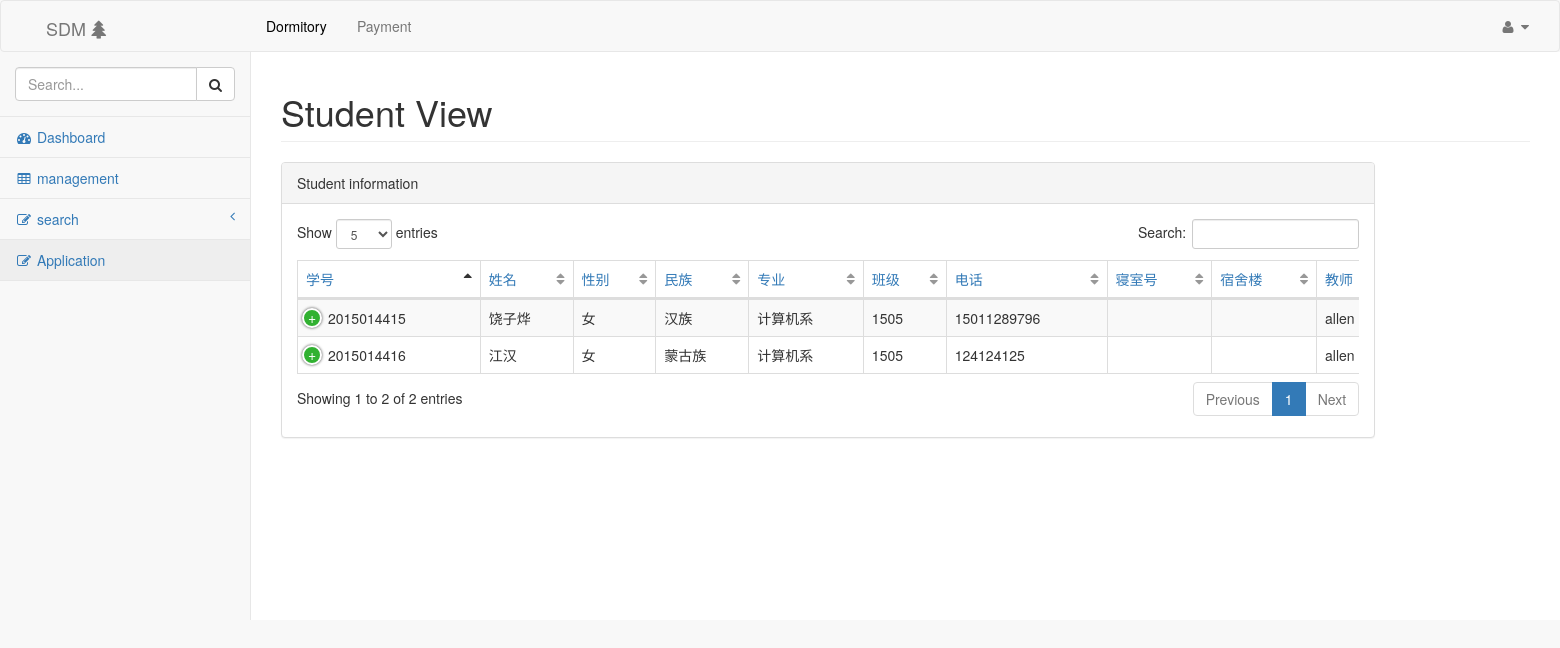
The app's page /request/ (signed in) with its own data.
### dorm/models.py (models this page shows, shortened)
class Student(models.Model):
	number = models.CharField('number', default='', max_length=100)
	name = models.CharField('name', default='', max_length=100)
	sex = models.CharField('sex', default='', max_length=100)
	nation = models.CharField('nation', default='', max_length=100)
	major = models.CharField('major', default='', max_length=100)
	class_grade = models.CharField('class_grade', default='', max_length=100)
	phone = models.CharField('phone', default='', max_length=100)
	room_number = models.ForeignKey('Room', on_delete=models.CASCADE, related_name='room_number', null=True)
	teacher = models.ForeignKey('NewUser', on_delete=models.CASCADE, related_name='teacher', null=True)

class NewUser(AbstractUser):
	name = models.CharField('name', default='', max_length=100)
	idcard = models.CharField('idcard', default='', max_length=100)
	phone = models.CharField('phone', default='', max_length=100)
	sex = models.CharField('sex', default='', max_length=100)
	kind = models.CharField('kind', default='', max_length=100)

### dorm/views.py (the view, shortened to what this page needs)
# urls.py: path('request/', views.RequestView.as_view(), name="RequestView"),
class RequestView(View):
	def get(self, request):
		info = {}
		info['name'] = request.session.get('name', '')
		info['kind'] = request.session.get('kind', '')
		if not info['name']:
			return redirect(reverse('dorm:login'))
		elif info['kind'] != 'dormadmin':
			print(info['name'])
			return redirect(reverse('dorm:login'))
		student_list = Student.objects.filter(room_number=None)
		info['student_list'] = student_list
		return render(request, 'dorm/request_view.html', info)

### dorm/templates/dorm/request_view.html (shortened to what this page needs)
{% extends 'dorm/base.html' %}
{% load static %}
{% block head %}
    <link href="{% static 'css/bootstrap.min.css' %}" rel="stylesheet">
    <link href="{% static 'css/metisMenu.min.css' %}" rel="stylesheet">
    <link href="{% static 'css/dataTables.bootstrap.css' %}" rel="stylesheet">
    <link href="{% static 'css/dataTables.responsive.css' %}" rel="stylesheet">
    <link href="{% static 'css/sb-admin-2.css' %}" rel="stylesheet">
    <link href="{% static 'css/font-awesome.min.css' %}" rel="stylesheet" type="text/css">
{% endblock %}
{% block h1 %}Student View{% endblock %}
{% block content %}
            <div class="row" style="width: 180%">
                <div class="col-lg-6">
                    <div class="panel panel-default">
                        <div class="panel-heading">
                            Student information
                        </div>
                        <div class="panel-body">
                            <div class="table-responsive">
                                <table class="table table-striped table-bordered table-hover" id="dataTables-example">
                                	<thead>
                                		<tr>
                                			<td><a>学号</a></td>
                                			<td><a>姓名</a></td>
                                			<td><a>性别</a></td>
                                			<td><a>民族</a></td>
                                			<td><a>专业</a></td>
                                			<td><a>班级</a></td>
                                			<td><a>电话</a></td>
                                			<td><a>寝室号</a></td>
                                			<td><a>宿舍楼</a></td>
                                			<td><a>教师</a></td>
                                		</tr>
                                	</thead>
                                	<tbody>
                                		{% for x in student_list %}
                                		<tr>
                                			<td id="number">{{ x.number }}</td>
                                			<td>{{ x.name }}</td>
                                			<td>{{ x.sex }}</td>
                                			<td>{{ x.nation }}</td>
                                			<td>{{ x.major }}</td>
                                			<td>{{ x.class_grade }}</td>
                                			<td>{{ x.phone }}</td>
                                			<td>{{ x.room_number.number }}</td>
                                			<td>{{ x.room_number.building_number.number }}</td>
                                			<td>{{ x.teacher.name }}</td>
                                		</tr>
                                		{% endfor %}
                                	</tbody>
                                </table>
                            </div>
                        </div>
                    </div>
                </div>
            </div>
{% endblock %}

### dorm/static/css/dataTables.responsive.css (style rules this page uses)
table.dataTable.dtr-inline.collapsed > tbody > tr > td:first-child, table.dataTable.dtr-inline.collapsed > tbody > tr > th:first-child { position: relative; padding-left: 30px; cursor: pointer; }
table.dataTable.dtr-inline.collapsed > tbody > tr > td:first-child:before, table.dataTable.dtr-inline.collapsed > tbody > tr > th:first-child:before { top: 8px; left: 4px; height: 16px; width: 16px; display: block; position: absolute; color: white; border: 2px solid white; border-radius: 16px; text-align: center; line-height: 14px; box-shadow: 0 0 3px #444; box-sizing: content-box; content: '+'; background-color: #31b131; }

### dorm/static/css/sb-admin-2.css (style rules this page uses)
body { background-color: #f8f8f8; }
table.dataTable thead .sorting, table.dataTable thead .sorting_asc, table.dataTable thead .sorting_desc, table.dataTable thead .sorting_asc_disabled, table.dataTable thead .sorting_desc_disabled { background: transparent; }
table.dataTable thead .sorting_asc:after { content: "\f0de"; float: right; font-family: fontawesome; }
table.dataTable thead .sorting:after { content: "\f0dc"; float: right; font-family: fontawesome; color: rgba(50, 50, 50, 0.5); }

### records on screen
Student: number "2015014415", name "饶子烨", sex "女", nation "汉族", major "计算机系", class_grade "1505", phone "15011289796", teacher.name "allen"
Student: number "2015014416", name "江汉", sex "女", nation "蒙古族", major "计算机系", class_grade "1505", phone "124124125", teacher.name "allen"
